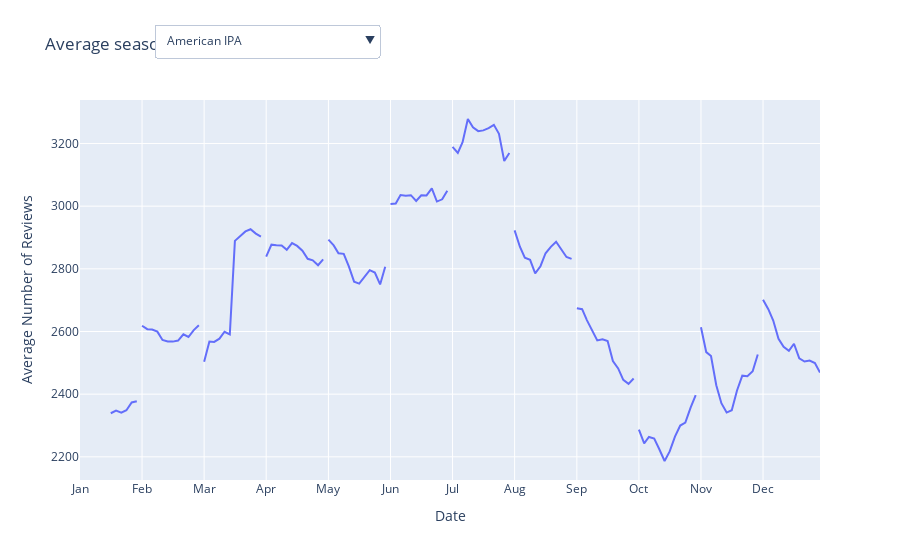

The notebook cell saved with this chart:
### Code cell
import plotly.graph_objects as go



# Function to calculate the average seasonal trend
def get_seasonal_trend(style):
    
    ratings_per_day_BA = df_ratings_BA[df_ratings_BA['style'] == style].groupby('month_day')['rating'].count()
    #7-day moving average
    ratings_per_day_BA = ratings_per_day_BA.rolling(window=7).mean()
    return ratings_per_day_BA

# Get most common beer styles
beer_styles = df_ratings_BA['style'].value_counts().head(10).index

# Generate traces for each style (default is the first style in the list)
fig = go.Figure()

for style in beer_styles:
    seasonal_trend = get_seasonal_trend(style)
    fig.add_trace(
        go.Scatter(
            x=seasonal_trend.index,
            y=seasonal_trend,
            mode='lines',
            name=style,
            visible=(style == beer_styles[0]),  # Only the first style is visible initially
        )
    )

# Add dropdown menu for interactivity
buttons = []
for i, style in enumerate(beer_styles):
    buttons.append(
        dict(
            label=style,
            method="update",
            args=[
                {"visible": [j == i for j in range(len(beer_styles))]},  # Show only the selected style
                {"title": f"Average seasonal trend for {style}"},  # Update the title
            ],
        )
    )

fig.update_layout(
    updatemenus=[
        dict(
            buttons=buttons,
            direction="down",
            showactive=True,
            x=0.1,
            y=1.2,
            xanchor="left",
            yanchor="top",
        )
    ],
    title=f"Average seasonal trend for {beer_styles[0]}",
    xaxis_title="Date",
    yaxis_title="Average Number of Reviews",
    legend_title="Beer Style",
)

# Format x-axis to display months
fig.update_xaxes(
    tickmode="array",
    tickvals=[
        '01-01', '02-01', '03-01', '04-01', '05-01', 
        '06-01', '07-01', '08-01', '09-01', '10-01', 
        '11-01', '12-01'
    ],
    ticktext=[
        'Jan', 'Feb', 'Mar', 'Apr', 'May', 'Jun', 
        'Jul', 'Aug', 'Sep', 'Oct', 'Nov', 'Dec'
    ],
)

# Adjust hover to remove the year
fig.update_traces(
    hovertemplate='%{x} <br>Average Reviews: %{y}<extra></extra>'
)

# # Ensure continuity by sorting and connecting across all data points
# for trace in fig.data:
#     sorted_indices = pd.to_datetime(trace.x, format='%m-%d').argsort()
#     trace.x = [trace.x[i] for i in sorted_indices]
#     trace.y = [trace.y[i] for i in sorted_indices]
    
# Show the plot
fig.show()

### Figure 1 — Plotly figure (JSON) as saved in the notebook; plotly's stock layout.template omitted (floating-point values rounded to 4 significant figures; data arrays with more than 128 entries replaced by an {"elided": "..."} marker saying what was removed)
{"data": [{"hovertemplate": "%{x} <br>Average Reviews: %{y}<extra></extra>", "mode": "lines", "name": "American IPA", "type": "scatter", "visible": true, "x": {"elided": "366 str values"}, "y": {"elided": "366 float values"}}, {"hovertemplate": "%{x} <br>Average Reviews: %{y}<extra></extra>", "mode": "lines", "name": "American Double / Imperial IPA", "type": "scatter", "visible": false, "x": {"elided": "366 str values"}, "y": {"elided": "366 float values"}}, {"hovertemplate": "%{x} <br>Average Reviews: %{y}<extra></extra>", "mode": "lines", "name": "American Double / Imperial Stout", "type": "scatter", "visible": false, "x": {"elided": "366 str values"}, "y": {"elided": "366 float values"}}, {"hovertemplate": "%{x} <br>Average Reviews: %{y}<extra></extra>", "mode": "lines", "name": "American Pale Ale (APA)", "type": "scatter", "visible": false, "x": {"elided": "366 str values"}, "y": {"elided": "366 float values"}}, {"hovertemplate": "%{x} <br>Average Reviews: %{y}<extra></extra>", "mode": "lines", "name": "Saison / Farmhouse Ale", "type": "scatter", "visible": false, "x": {"elided": "366 str values"}, "y": {"elided": "366 float values"}}, {"hovertemplate": "%{x} <br>Average Reviews: %{y}<extra></extra>", "mode": "lines", "name": "American Wild Ale", "type": "scatter", "visible": false, "x": {"elided": "366 str values"}, "y": {"elided": "366 float values"}}, {"hovertemplate": "%{x} <br>Average Reviews: %{y}<extra></extra>", "mode": "lines", "name": "American Porter", "type": "scatter", "visible": false, "x": {"elided": "366 str values"}, "y": {"elided": "366 float values"}}, {"hovertemplate": "%{x} <br>Average Reviews: %{y}<extra></extra>", "mode": "lines", "name": "Russian Imperial Stout", "type": "scatter", "visible": false, "x": {"elided": "366 str values"}, "y": {"elided": "366 float values"}}, {"hovertemplate": "%{x} <br>Average Reviews: %{y}<extra></extra>", "mode": "lines", "name": "American Amber / Red Ale", "type": "scatter", "visible": false, "x": {"elided": "366 str values"}, "y": {"elided": "366 float values"}}, {"hovertemplate": "%{x} <br>Average Reviews: %{y}<extra></extra>", "mode": "lines", "name": "Fruit / Vegetable Beer", "type": "scatter", "visible": false, "x": {"elided": "366 str values"}, "y": {"elided": "366 float values"}}], "layout": {"legend": {"title": {"text": "Beer Style"}}, "title": {"text": "Average seasonal trend for American IPA"}, "updatemenus": [{"buttons": [{"args": [{"visible": [true, false, false, false, false, false, false, false, false, false]}, {"title": "Average seasonal trend for American IPA"}], "label": "American IPA", "method": "update"}, {"args": [{"visible": [false, true, false, false, false, false, false, false, false, false]}, {"title": "Average seasonal trend for American Double / Imperial IPA"}], "label": "American Double / Imperial IPA", "method": "update"}, {"args": [{"visible": [false, false, true, false, false, false, false, false, false, false]}, {"title": "Average seasonal trend for American Double / Imperial Stout"}], "label": "American Double / Imperial Stout", "method": "update"}, {"args": [{"visible": [false, false, false, true, false, false, false, false, false, false]}, {"title": "Average seasonal trend for American Pale Ale (APA)"}], "label": "American Pale Ale (APA)", "method": "update"}, {"args": [{"visible": [false, false, false, false, true, false, false, false, false, false]}, {"title": "Average seasonal trend for Saison / Farmhouse Ale"}], "label": "Saison / Farmhouse Ale", "method": "update"}, {"args": [{"visible": [false, false, false, false, false, true, false, false, false, false]}, {"title": "Average seasonal trend for American Wild Ale"}], "label": "American Wild Ale", "method": "update"}, {"args": [{"visible": [false, false, false, false, false, false, true, false, false, false]}, {"title": "Average seasonal trend for American Porter"}], "label": "American Porter", "method": "update"}, {"args": [{"visible": [false, false, false, false, false, false, false, true, false, false]}, {"title": "Average seasonal trend for Russian Imperial Stout"}], "label": "Russian Imperial Stout", "method": "update"}, {"args": [{"visible": [false, false, false, false, false, false, false, false, true, false]}, {"title": "Average seasonal trend for American Amber / Red Ale"}], "label": "American Amber / Red Ale", "method": "update"}, {"args": [{"visible": [false, false, false, false, false, false, false, false, false, true]}, {"title": "Average seasonal trend for Fruit / Vegetable Beer"}], "label": "Fruit / Vegetable Beer", "method": "update"}], "direction": "down", "showactive": true, "x": 0.1, "xanchor": "left", "y": 1.2, "yanchor": "top"}], "xaxis": {"tickmode": "array", "ticktext": ["Jan", "Feb", "Mar", "Apr", "May", "Jun", "Jul", "Aug", "Sep", "Oct", "Nov", "Dec"], "tickvals": ["01-01", "02-01", "03-01", "04-01", "05-01", "06-01", "07-01", "08-01", "09-01", "10-01", "11-01", "12-01"], "title": {"text": "Date"}}, "yaxis": {"title": {"text": "Average Number of Reviews"}}}}
